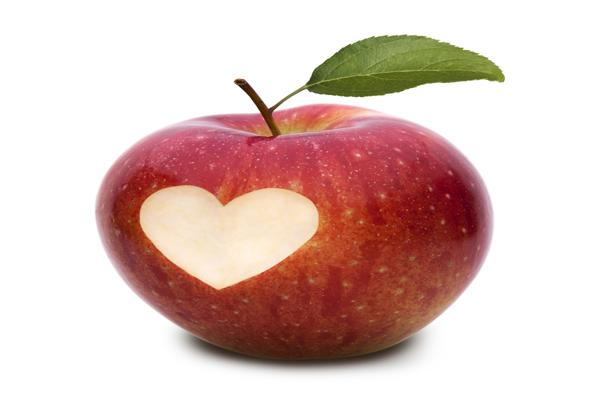
#> input picture supplier-data/images/001.jpeg, 600 x 400 px, found by its file name; its folder holds 3 pictures in this run
$ python start.py
#> lines starting #> are read from the running program, lines starting #| are printed output that depends on the picture
import os
from PIL import Image
# print(os.listdir("./images"))
file_list = os.listdir("./images")
for num, file in enumerate(file_list):
    im = Image.open("./images/"+file)
#> im is the input picture: PIL image 600x400 RGB; mean R, G, B 220.6, 194, 188.5
    im.rotate(-90).resize((192,192)).save("./images/sample_"+str(num)+".tiff")
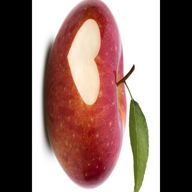
#> saved as sample_0.tiff: PIL image 192x192 RGB; mean R, G, B 135.6, 109, 103.6
#> pass 2 of the loop `for num, file in enumerate(file_list):`:
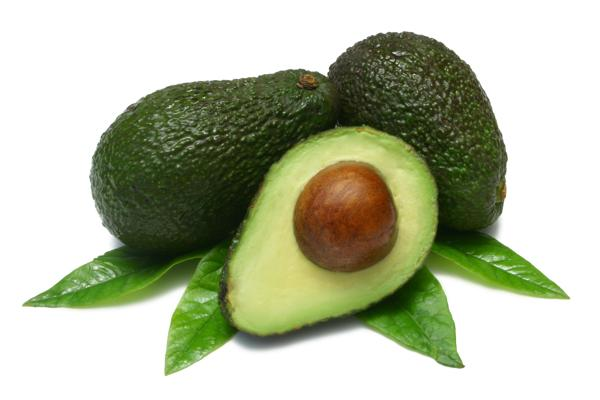
#> input picture supplier-data/images/002.jpeg, 600 x 400 px, found by its file name
#> im is the input picture: PIL image 600x400 RGB; mean R, G, B 181.8, 187.8, 163
#> `im.rotate(-90).resize((192,192)).save("./images/sample_"+str(num)+".ti..`:
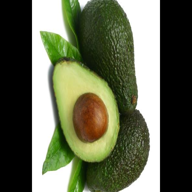
#> saved as sample_1.tiff: PIL image 192x192 RGB; mean R, G, B 100, 105.1, 82.1
#> pass 3 of the loop `for num, file in enumerate(file_list):`:
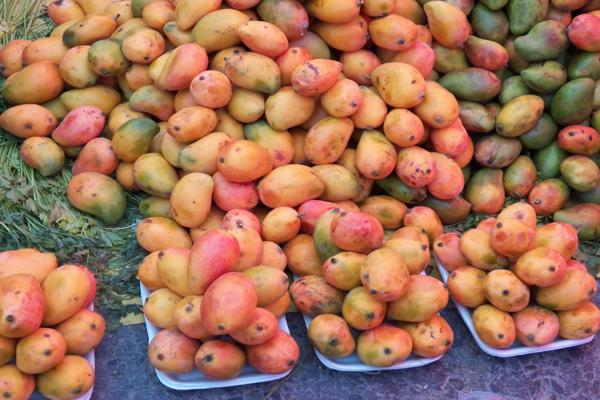
#> input picture supplier-data/images/003.jpeg, 600 x 400 px, found by its file name
#> im is the input picture: PIL image 600x400 RGB; mean R, G, B 162.5, 112.7, 88.7
#> `im.rotate(-90).resize((192,192)).save("./images/sample_"+str(num)+".ti..`:
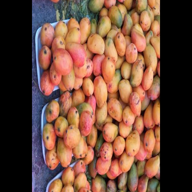
#> saved as sample_2.tiff: PIL image 192x192 RGB; mean R, G, B 112.3, 76.1, 60
